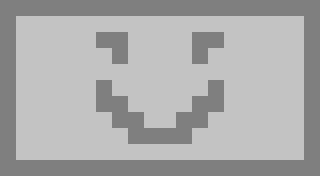

Below is a game level as drawn by its tile map, then a one-line description and the .tmx file that defines it, in full:
An orthogonal 20x11 tile map with 16x16 px tiles, 2 tile layers (background, collision).

<map version="1.4" tiledversion="1.4.3" orientation="orthogonal" renderorder="right-down" width="20" height="11" tilewidth="16" tileheight="16" infinite="0" nextlayerid="3" nextobjectid="1">
 <tileset firstgid="1" name="demo_tileset" tilewidth="16" tileheight="16" tilecount="2" columns="2">
  <image source="demo_tileset_texture.png" width="32" height="16" />
 </tileset>
 <layer id="1" name="background" width="20" height="11">
  <data encoding="csv">
2,2,2,2,2,2,2,2,2,2,2,2,2,2,2,2,2,2,2,2,
2,2,2,2,2,2,2,2,2,2,2,2,2,2,2,2,2,2,2,2,
2,2,2,2,2,2,2,2,2,2,2,2,2,2,2,2,2,2,2,2,
2,2,2,2,2,2,2,2,2,2,2,2,2,2,2,2,2,2,2,2,
2,2,2,2,2,2,2,2,2,2,2,2,2,2,2,2,2,2,2,2,
2,2,2,2,2,2,2,2,2,2,2,2,2,2,2,2,2,2,2,2,
2,2,2,2,2,2,2,2,2,2,2,2,2,2,2,2,2,2,2,2,
2,2,2,2,2,2,2,2,2,2,2,2,2,2,2,2,2,2,2,2,
2,2,2,2,2,2,2,2,2,2,2,2,2,2,2,2,2,2,2,2,
2,2,2,2,2,2,2,2,2,2,2,2,2,2,2,2,2,2,2,2,
2,2,2,2,2,2,2,2,2,2,2,2,2,2,2,2,2,2,2,2
</data>
 </layer>
 <layer id="2" name="collision" width="20" height="11">
  <data encoding="csv">
1,1,1,1,1,1,1,1,1,1,1,1,1,1,1,1,1,1,1,1,
1,0,0,0,0,0,0,0,0,0,0,0,0,0,0,0,0,0,0,1,
1,0,0,0,0,0,1,1,0,0,0,0,1,1,0,0,0,0,0,1,
1,0,0,0,0,0,0,1,0,0,0,0,1,0,0,0,0,0,0,1,
1,0,0,0,0,0,0,0,0,0,0,0,0,0,0,0,0,0,0,1,
1,0,0,0,0,0,1,0,0,0,0,0,0,1,0,0,0,0,0,1,
1,0,0,0,0,0,1,1,0,0,0,0,1,1,0,0,0,0,0,1,
1,0,0,0,0,0,0,1,1,0,0,1,1,0,0,0,0,0,0,1,
1,0,0,0,0,0,0,0,1,1,1,1,0,0,0,0,0,0,0,1,
1,0,0,0,0,0,0,0,0,0,0,0,0,0,0,0,0,0,0,1,
1,1,1,1,1,1,1,1,1,1,1,1,1,1,1,1,1,1,1,1
</data>
 </layer>
</map>